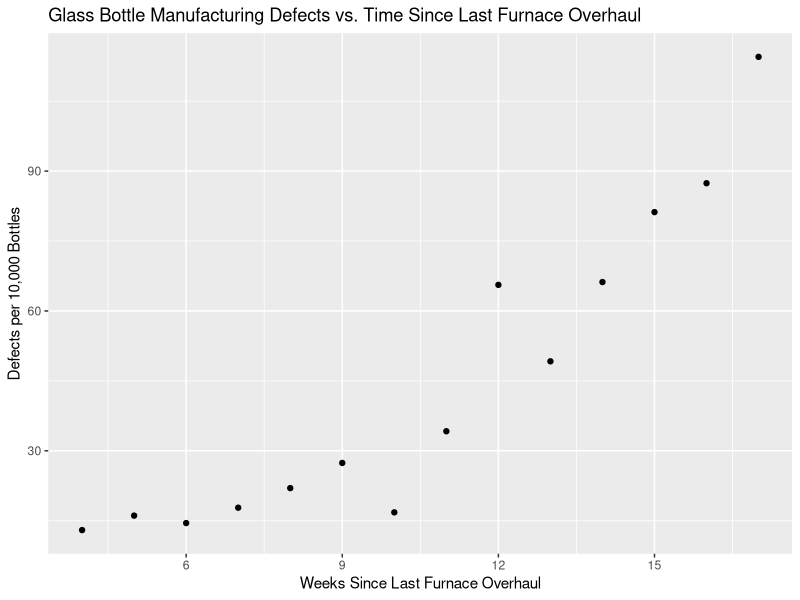
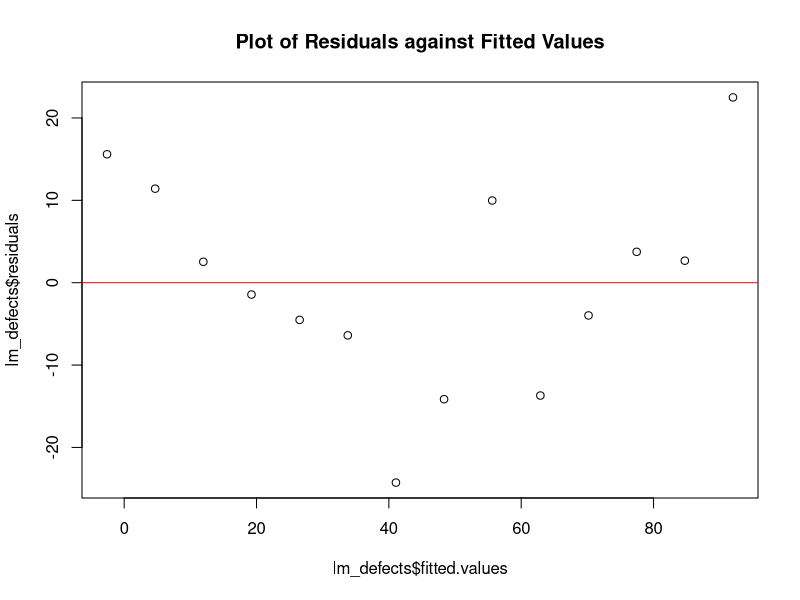

These charts were generated, in order, by the following R code: (Note: this script raises an error after producing the figures.)
## ---- chunk 1
knitr::opts_chunk$set(echo = TRUE)
## ---- chunk 2
library(tidyverse)
defects <- read_table2("defects.txt", )
## ---- chunk 3
defects %>% ggplot(aes(x = weeks, y = defects)) + geom_point() + xlab("Weeks Since Last Furnace Overhaul") + 
  ylab("Defects per 10,000 Bottles") + 
  labs(title = "Glass Bottle Manufacturing Defects vs. Time Since Last Furnace Overhaul")
## ---- chunk 4
lm_defects <- lm(defects ~ weeks, data = defects)
plot(lm_defects$fitted.values, lm_defects$residuals, main="Plot of Residuals against Fitted Values")
abline(h=0,col="red")
## ---- chunk 5
library(MASS)
boxcox(lm_defects)
## ---- chunk 6
defects$defects_log <- log(defects$defects)
lm_defects_transf <- lm(defects_log ~ weeks, data = defects)

plot(lm_defects_transf$fitted.values, lm_defects_transf$residuals, main="Plot of Residuals against Fitted Values with Transformed Response Variable")
abline(h=0,col="red")
## ---- chunk 7
acf(lm_defects_transf$residuals, main="ACF of Residuals")
## ---- chunk 8
qqnorm(lm_defects_transf$residuals)
qqline(lm_defects_transf$residuals, col="red")
